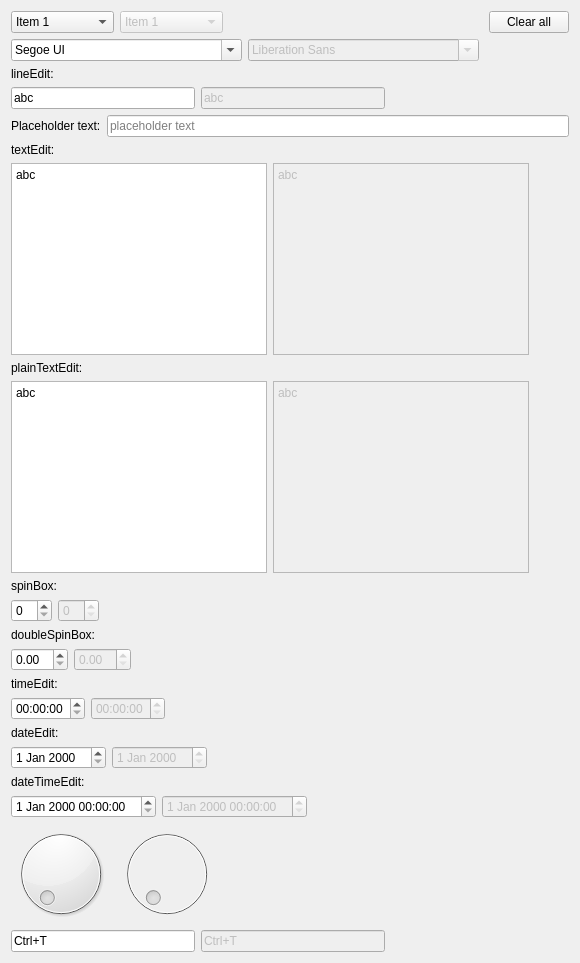
        <widget class="QWidget" name="tab_8">
         <attribute name="title">
          <string notr="true">Input Widgets</string>
         </attribute>
         <layout class="QVBoxLayout" name="verticalLayout">
          <item>
           <layout class="QHBoxLayout" name="horizontalLayout_15">
            <item>
             <widget class="QComboBox" name="comboBox">
              <item>
               <property name="text">
                <string notr="true">Item 1</string>
               </property>
              </item>
              <item>
               <property name="text">
                <string notr="true">Item 2</string>
               </property>
              </item>
              <item>
               <property name="text">
                <string notr="true">Item 3</string>
               </property>
              </item>
              <item>
               <property name="text">
                <string notr="true">Item 4</string>
               </property>
              </item>
              <item>
               <property name="text">
                <string notr="true">Item Disabled</string>
               </property>
              </item>
             </widget>
            </item>
            <item>
             <widget class="QComboBox" name="comboBox_2">
              <property name="enabled">
               <bool>false</bool>
              </property>
              <item>
               <property name="text">
                <string notr="true">Item 1</string>
               </property>
              </item>
              <item>
               <property name="text">
                <string notr="true">Item 2</string>
               </property>
              </item>
              <item>
               <property name="text">
                <string notr="true">Item 3</string>
               </property>
              </item>
              <item>
               <property name="text">
                <string notr="true">Item 4</string>
               </property>
              </item>
              <item>
               <property name="text">
                <string notr="true">Item Disabled</string>
               </property>
              </item>
             </widget>
            </item>
            <item>
             <spacer name="horizontalSpacer_19">
              <property name="orientation">
               <enum>Qt::Horizontal</enum>
              </property>
              <property name="sizeHint" stdset="0">
               <size>
                <width>40</width>
                <height>20</height>
               </size>
              </property>
             </spacer>
            </item>
            <item>
             <widget class="QPushButton" name="pushButton_3">
              <property name="text">
               <string notr="true">Clear all</string>
              </property>
             </widget>
            </item>
           </layout>
          </item>
          <item>
           <layout class="QHBoxLayout" name="horizontalLayout_14">
            <item>
             <widget class="QFontComboBox" name="fontComboBox">
              <property name="currentText">
               <string notr="true">Segoe UI</string>
              </property>
             </widget>
            </item>
            <item>
             <widget class="QFontComboBox" name="fontComboBox_2">
              <property name="enabled">
               <bool>false</bool>
              </property>
             </widget>
            </item>
            <item>
             <spacer name="horizontalSpacer_20">
              <property name="orientation">
               <enum>Qt::Horizontal</enum>
              </property>
              <property name="sizeHint" stdset="0">
               <size>
                <width>40</width>
                <height>20</height>
               </size>
              </property>
             </spacer>
            </item>
           </layout>
          </item>
          <item>
           <widget class="QLabel" name="label_10">
            <property name="text">
             <string notr="true">lineEdit:</string>
            </property>
           </widget>
          </item>
          <item>
           <layout class="QHBoxLayout" name="horizontalLayout_13">
            <item>
             <widget class="QLineEdit" name="lineEdit">
              <property name="text">
               <string notr="true">abc</string>
              </property>
              <property name="placeholderText">
               <string notr="true">lineEdit</string>
              </property>
             </widget>
            </item>
            <item>
             <widget class="QLineEdit" name="lineEdit_2">
              <property name="enabled">
               <bool>false</bool>
              </property>
              <property name="text">
               <string notr="true">abc</string>
              </property>
              <property name="placeholderText">
               <string notr="true">Disabled lineEdit</string>
              </property>
             </widget>
            </item>
            <item>
             <spacer name="horizontalSpacer_21">
              <property name="orientation">
               <enum>Qt::Horizontal</enum>
              </property>
              <property name="sizeHint" stdset="0">
               <size>
                <width>40</width>
                <height>20</height>
               </size>
              </property>
             </spacer>
            </item>
           </layout>
          </item>
          <item>
           <layout class="QHBoxLayout" name="horizontalLayout_26">
            <item>
             <widget class="QLabel" name="label_15">
              <property name="text">
               <string notr="true">Placeholder text:</string>
              </property>
             </widget>
            </item>
            <item>
             <widget class="QLineEdit" name="lineEdit_3">
              <property name="placeholderText">
               <string notr="true">placeholder text</string>
              </property>
             </widget>
            </item>
           </layout>
          </item>
          <item>
           <widget class="QLabel" name="label_11">
            <property name="text">
             <string notr="true">textEdit:</string>
            </property>
           </widget>
          </item>
          <item>
           <layout class="QHBoxLayout" name="horizontalLayout_12">
            <item>
             <widget class="QTextEdit" name="textEdit">
              <property name="html">
               <string notr="true">&lt;!DOCTYPE HTML PUBLIC &quot;-//W3C//DTD HTML 4.0//EN&quot; &quot;http://www.w3.org/TR/REC-html40/strict.dtd&quot;&gt;
&lt;html&gt;&lt;head&gt;&lt;meta name=&quot;qrichtext&quot; content=&quot;1&quot; /&gt;&lt;meta charset=&quot;utf-8&quot; /&gt;&lt;style type=&quot;text/css&quot;&gt;
p, li { white-space: pre-wrap; }
hr { height: 1px; border-width: 0; }
li.unchecked::marker { content: &quot;\2610&quot;; }
li.checked::marker { content: &quot;\2612&quot;; }
&lt;/style&gt;&lt;/head&gt;&lt;body style=&quot; font-family:'Segoe UI'; font-size:9pt; font-weight:400; font-style:normal;&quot;&gt;
&lt;p style=&quot; margin-top:0px; margin-bottom:0px; margin-left:0px; margin-right:0px; -qt-block-indent:0; text-indent:0px;&quot;&gt;abc&lt;/p&gt;&lt;/body&gt;&lt;/html&gt;</string>
              </property>
              <property name="placeholderText">
               <string notr="true">textEdit</string>
              </property>
             </widget>
            </item>
            <item>
             <widget class="QTextEdit" name="textEdit_2">
              <property name="enabled">
               <bool>false</bool>
              </property>
              <property name="html">
               <string notr="true">&lt;!DOCTYPE HTML PUBLIC &quot;-//W3C//DTD HTML 4.0//EN&quot; &quot;http://www.w3.org/TR/REC-html40/strict.dtd&quot;&gt;
&lt;html&gt;&lt;head&gt;&lt;meta name=&quot;qrichtext&quot; content=&quot;1&quot; /&gt;&lt;meta charset=&quot;utf-8&quot; /&gt;&lt;style type=&quot;text/css&quot;&gt;
p, li { white-space: pre-wrap; }
hr { height: 1px; border-width: 0; }
li.unchecked::marker { content: &quot;\2610&quot;; }
li.checked::marker { content: &quot;\2612&quot;; }
&lt;/style&gt;&lt;/head&gt;&lt;body style=&quot; font-family:'Segoe UI'; font-size:9pt; font-weight:400; font-style:normal;&quot;&gt;
&lt;p style=&quot; margin-top:0px; margin-bottom:0px; margin-left:0px; margin-right:0px; -qt-block-indent:0; text-indent:0px;&quot;&gt;abc&lt;/p&gt;&lt;/body&gt;&lt;/html&gt;</string>
              </property>
              <property name="placeholderText">
               <string notr="true">Disabled textEdit</string>
              </property>
             </widget>
            </item>
            <item>
             <spacer name="horizontalSpacer_22">
              <property name="orientation">
               <enum>Qt::Horizontal</enum>
              </property>
              <property name="sizeHint" stdset="0">
               <size>
                <width>40</width>
                <height>20</height>
               </size>
              </property>
             </spacer>
            </item>
           </layout>
          </item>
          <item>
           <widget class="QLabel" name="label_12">
            <property name="text">
             <string notr="true">plainTextEdit:</string>
            </property>
           </widget>
          </item>
          <item>
           <layout class="QHBoxLayout" name="horizontalLayout_11">
            <item>
             <widget class="QPlainTextEdit" name="plainTextEdit">
              <property name="plainText">
               <string notr="true">abc</string>
              </property>
              <property name="placeholderText">
               <string notr="true">plainTextEdit</string>
              </property>
             </widget>
            </item>
            <item>
             <widget class="QPlainTextEdit" name="plainTextEdit_2">
              <property name="enabled">
               <bool>false</bool>
              </property>
              <property name="plainText">
               <string notr="true">abc</string>
              </property>
              <property name="placeholderText">
               <string notr="true">Disabled plainTextEdit</string>
              </property>
             </widget>
            </item>
            <item>
             <spacer name="horizontalSpacer_23">
              <property name="orientation">
               <enum>Qt::Horizontal</enum>
              </property>
              <property name="sizeHint" stdset="0">
               <size>
                <width>40</width>
                <height>20</height>
               </size>
              </property>
             </spacer>
            </item>
           </layout>
          </item>
          <item>
           <widget class="QLabel" name="label_3">
            <property name="text">
             <string notr="true">spinBox:</string>
            </property>
           </widget>
          </item>
          <item>
           <layout class="QHBoxLayout" name="horizontalLayout_6">
            <item>
             <widget class="QSpinBox" name="spinBox"/>
            </item>
            <item>
             <widget class="QSpinBox" name="spinBox_2">
              <property name="enabled">
               <bool>false</bool>
              </property>
             </widget>
            </item>
            <item>
             <spacer name="horizontalSpacer_6">
              <property name="orientation">
               <enum>Qt::Horizontal</enum>
              </property>
              <property name="sizeHint" stdset="0">
               <size>
                <width>40</width>
                <height>20</height>
               </size>
              </property>
             </spacer>
            </item>
           </layout>
          </item>
          <item>
           <widget class="QLabel" name="label_4">
            <property name="text">
             <string notr="true">doubleSpinBox:</string>
            </property>
           </widget>
          </item>
          <item>
           <layout class="QHBoxLayout" name="horizontalLayout_7">
            <item>
             <widget class="QDoubleSpinBox" name="doubleSpinBox"/>
            </item>
            <item>
             <widget class="QDoubleSpinBox" name="doubleSpinBox_2">
              <property name="enabled">
               <bool>false</bool>
              </property>
             </widget>
            </item>
            <item>
             <spacer name="horizontalSpacer_7">
              <property name="orientation">
               <enum>Qt::Horizontal</enum>
              </property>
              <property name="sizeHint" stdset="0">
               <size>
                <width>40</width>
                <height>20</height>
               </size>
              </property>
             </spacer>
            </item>
           </layout>
          </item>
          <item>
           <widget class="QLabel" name="label_5">
            <property name="text">
             <string notr="true">timeEdit:</string>
            </property>
           </widget>
          </item>
          <item>
           <layout class="QHBoxLayout" name="horizontalLayout_8">
            <item>
             <widget class="QTimeEdit" name="timeEdit"/>
            </item>
            <item>
             <widget class="QTimeEdit" name="timeEdit_2">
              <property name="enabled">
               <bool>false</bool>
              </property>
             </widget>
            </item>
            <item>
             <spacer name="horizontalSpacer_8">
              <property name="orientation">
               <enum>Qt::Horizontal</enum>
              </property>
              <property name="sizeHint" stdset="0">
               <size>
                <width>40</width>
                <height>20</height>
               </size>
              </property>
             </spacer>
            </item>
           </layout>
          </item>
          <item>
           <widget class="QLabel" name="label_6">
            <property name="text">
             <string notr="true">dateEdit:</string>
            </property>
           </widget>
          </item>
          <item>
           <layout class="QHBoxLayout" name="horizontalLayout_9">
            <item>
             <widget class="QDateEdit" name="dateEdit"/>
            </item>
            <item>
             <widget class="QDateEdit" name="dateEdit_2">
              <property name="enabled">
               <bool>false</bool>
              </property>
             </widget>
            </item>
            <item>
             <spacer name="horizontalSpacer_9">
              <property name="orientation">
               <enum>Qt::Horizontal</enum>
              </property>
              <property name="sizeHint" stdset="0">
               <size>
                <width>40</width>
                <height>20</height>
               </size>
              </property>
             </spacer>
            </item>
           </layout>
          </item>
          <item>
           <widget class="QLabel" name="label_7">
            <property name="text">
             <string notr="true">dateTimeEdit:</string>
            </property>
           </widget>
          </item>
          <item>
           <layout class="QHBoxLayout" name="horizontalLayout_10">
            <item>
             <widget class="QDateTimeEdit" name="dateTimeEdit"/>
            </item>
            <item>
             <widget class="QDateTimeEdit" name="dateTimeEdit_2">
              <property name="enabled">
               <bool>false</bool>
              </property>
             </widget>
            </item>
            <item>
             <spacer name="horizontalSpacer_10">
              <property name="orientation">
               <enum>Qt::Horizontal</enum>
              </property>
              <property name="sizeHint" stdset="0">
               <size>
                <width>40</width>
                <height>20</height>
               </size>
              </property>
             </spacer>
            </item>
           </layout>
          </item>
          <item>
           <layout class="QHBoxLayout" name="horizontalLayout_17">
            <item>
             <widget class="QDial" name="dial"/>
            </item>
            <item>
             <widget class="QDial" name="dial_2">
              <property name="enabled">
               <bool>false</bool>
              </property>
             </widget>
            </item>
            <item>
             <spacer name="horizontalSpacer_24">
              <property name="orientation">
               <enum>Qt::Horizontal</enum>
              </property>
              <property name="sizeHint" stdset="0">
               <size>
                <width>40</width>
                <height>20</height>
               </size>
              </property>
             </spacer>
            </item>
           </layout>
          </item>
          <item>
           <layout class="QHBoxLayout" name="horizontalLayout_18">
            <item>
             <widget class="QKeySequenceEdit" name="keySequenceEdit">
              <property name="keySequence">
               <string notr="true">Ctrl+T</string>
              </property>
             </widget>
            </item>
            <item>
             <widget class="QKeySequenceEdit" name="keySequenceEdit_2">
              <property name="enabled">
               <bool>false</bool>
              </property>
              <property name="keySequence">
               <string notr="true">Ctrl+T</string>
              </property>
             </widget>
            </item>
            <item>
             <spacer name="horizontalSpacer_25">
              <property name="orientation">
               <enum>Qt::Horizontal</enum>
              </property>
              <property name="sizeHint" stdset="0">
               <size>
                <width>40</width>
                <height>20</height>
               </size>
              </property>
             </spacer>
            </item>
           </layout>
          </item>
         </layout>
        </widget>
